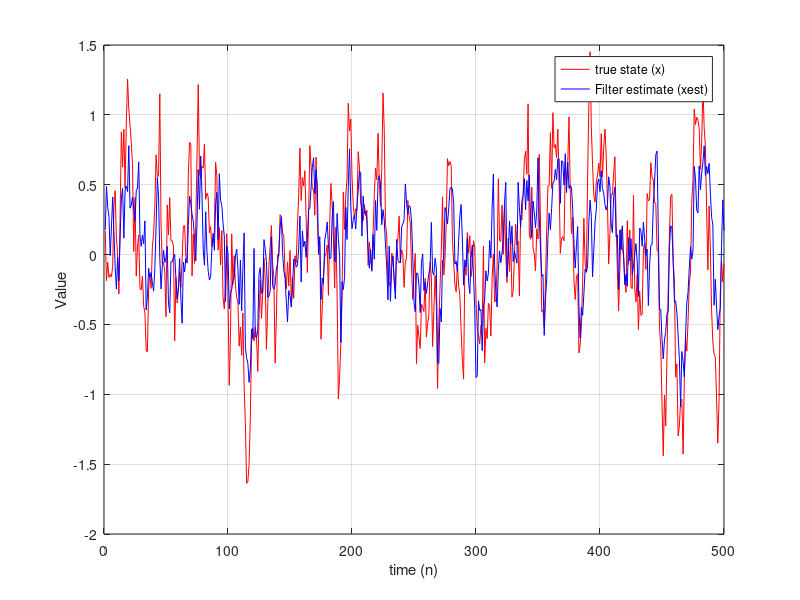

Reproduce this figure in MATLAB.
%kalman filter v1.1

%given values:
N=500; %amount of cycles to run in the simulation
a=0.8;
c=0.6;
w_variance=0.1;
v_variance=0.2;

%create arrays of all 0s to store x and y values over time
x = zeros(1, N);
y = zeros(1, N);

%need to randomly create x(1) as the initial value
%randn generates a random number with a mean of 0 and variance of 1
x(1) = randn;

%simulation loop
for n = 2:N

   % ? Why do this step ?
   xnoise = sqrt(w_variance) * randn;
   x(n) = a * x(n-1) + xnoise;

   %this is like a real sensor measurment, but we randomize it here
   ynoise = sqrt(v_variance) * randn;
   y(n) = c * x(n) + ynoise;

end

%Calculate x estimate step:

%create an empty array of zeros for xest
xest = zeros(1,N);

%first xest value is randomized
xest(1) = randn;

%prediction
p(1) = 10*randn;

for n=2:N

   %prediction step (time update)
   xest(n) = a * xest(n-1);
   p(n) = a^2 * p(n-1) + w_variance;

   %calculate kalman gain
   k(n) = (c * p(n)) / ((c^2 * p(n)) + v_variance);

   %measurement update step (correction step)
   xest(n) = xest(n) + k(n)* (y(n) - c * xest(n));

   %then calculate
   p(n)=(1 - c * k(n)) * p(n);
 
end

%after x and xest loops are ran,
%need to get the mean squared estimate of the error
%between x and xest  to tell how well it did

%x is the truth, xest is the estimate
mse_filter = mean((x - xest) .^ 2);

%and get MSE for the sensor noise
%from y = c*x + v, the sensor noise is v = y/c
mse_sensor = mean((x - (y/c)) .^ 2);

fprintf('MSE of filter: %f. \n', mse_filter);
fprintf('MSE of sensor: %f. \n', mse_sensor);

figure;
plot(1:N, x, 'r', 1:N, xest,'b')
grid on;
xlabel('time (n)');
ylabel('Value');
legend('true state (x)', 'Filter estimate (xest)');
